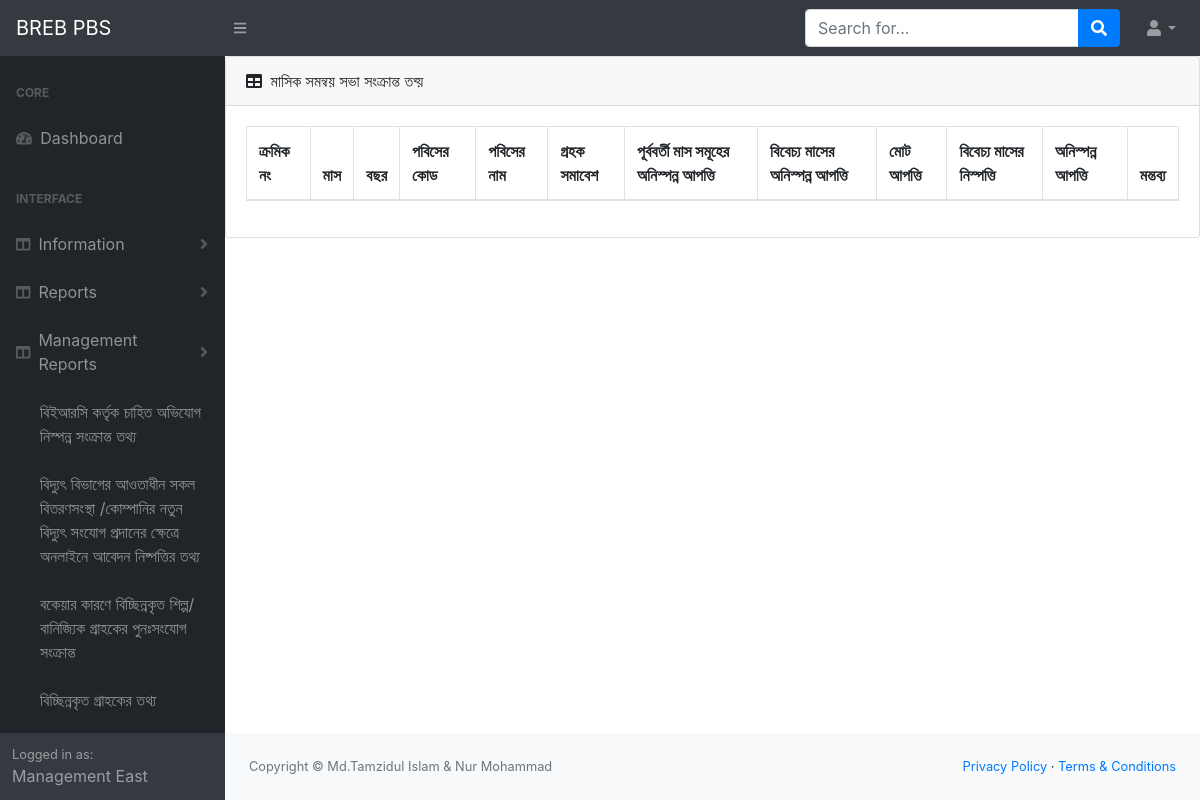
/m-monthly-coordination-meeting (signed in), run on an earlier commit of the app's database.
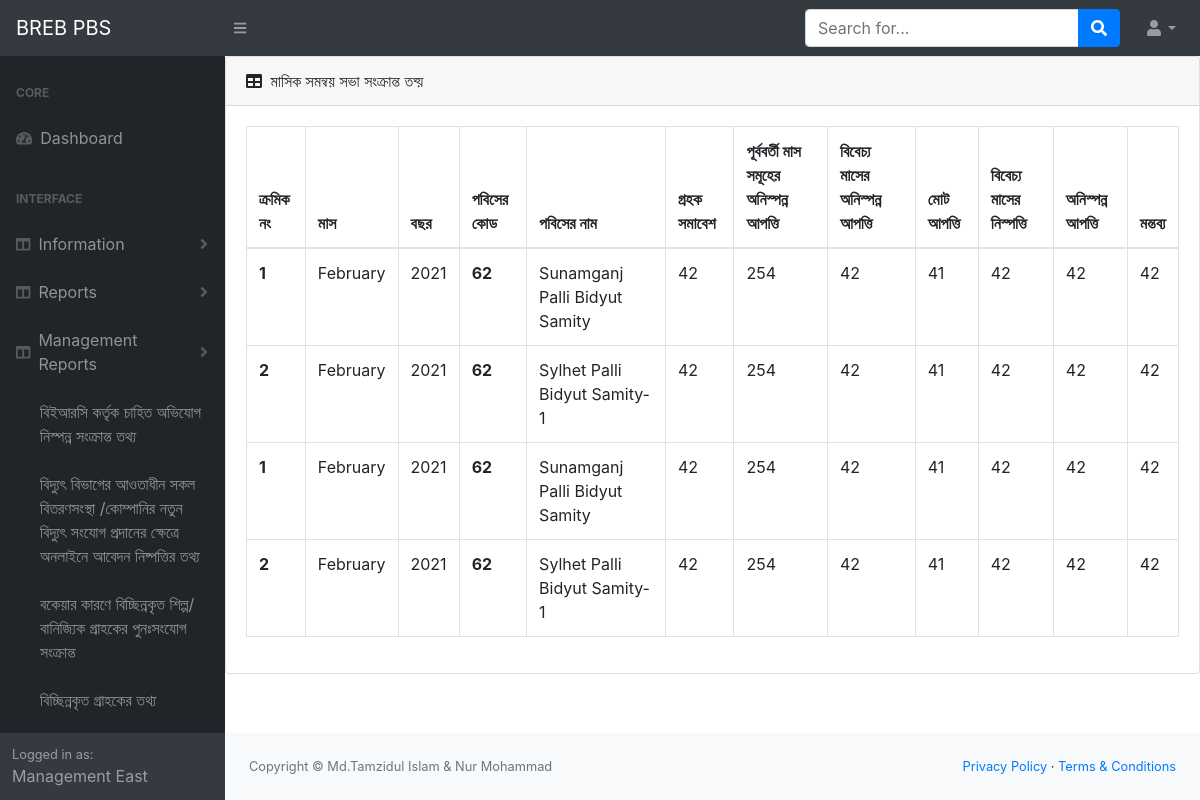
And on a later commit of the database.
### infoapp/models.py (models this page shows, shortened)
class PbsInfo(models.Model):
    user=models.OneToOneField(User, on_delete=models.CASCADE)
    pbs_name=models.CharField(max_length=50)
    pbs_name_benglai=models.CharField(max_length=50)
    pbs_code=models.IntegerField(blank=True, null= True)
    management_code=models.IntegerField(blank=True, null=True)
    address=models.TextField(blank=True, null=True)
    mobile_no=models.TextField(blank=True , null=True)

class MonthlyCoordinationMeetingInfo(models.Model):
    pbs_code=models.IntegerField(blank=True, null=True)
    management_code=models.IntegerField(blank=True,null=True)
    month=models.CharField(max_length=10, blank=True, null=True)
    year=models.CharField(max_length=10,blank=True, null=True)
    consumer_meeting_nos=models.CharField(max_length=250, blank=True,null=True)
    previous_month_unsolve_objection=models.CharField(max_length=250, blank=True, null=True)
    current_month_unsolve_objection=models.CharField(max_length=250, blank=True, null=True)
    total_objection=models.CharField(max_length=250, blank=True, null=True)
    current_month_solve_objection=models.CharField(max_length=250, blank=True, null=True)
    unsolve_objection=models.CharField(max_length=250, blank=True, null=True)
    remarks=models.TextField(max_length=250, blank=True, null=True)

### infoapp/views.py (the view)
# urls.py: path('m-monthly-coordination-meeting', views.m_monthly_coordination_meeting , name='m_monthly_coordination_meeting'),
def m_monthly_coordination_meeting(request):
    current_user=request.user
    user_id=current_user.id
    user_management_info=ManagementInfo.objects.get(user__pk=user_id)
    user_pbs_management_info=PbsInfo.objects.filter(management_code=user_management_info.management_code)
    my_data=MonthlyCoordinationMeetingInfo.objects.filter(management_code=user_management_info.management_code)
    context={'my_data':my_data,'user_pbs_management_info':user_pbs_management_info}
    return render(request, 'm_monthly_coordination_meeting.html',context)

### templates/m_monthly_coordination_meeting.html (shortened to what this page needs)
{% extends 'base.html'%}
{% block contentttttttttttt %}
{% block content %}
<div class="card mb-4">
  <div class="card-header">
      <i class="fas fa-table mr-1"></i>
      মাসিক সমন্বয় সভা সংক্রান্ত তথ্য়
  </div>
  <div class="card-body">
      <div class="table-responsive">
          <table class="table table-bordered" id="dataTable" width="100%" cellspacing="0">
              <thead>
                <tr>
                  <th scope="col">ক্রমিক নং</th>
                  <th scope="col">মাস</th>
                  <th scope="col">বছর</th>
                  <th scope="col">পবিসের কোড</th>
                  <th scope="col">পবিসের নাম</th>
                  <th scope="col">গ্রহক সমাবেশ </th>
                  <th scope="col">পূর্ববর্তী মাস সমূহের অনিস্পন্ন আপত্তি </th>
                  <th scope="col">বিবেচ্য মাসের অনিস্পন্ন আপত্তি </th>
                  <th scope="col">মোট আপত্তি </th>
                  <th scope="col">বিবেচ্য মাসের নিস্পত্তি</th>
                  <th scope="col">অনিস্পন্ন আপত্তি  </th>
                  <th scope="col">মন্তব্য</th>
                </tr>
              </thead>
              <tbody>
                {% for my_data in my_data%}
                {% for i in user_pbs_management_info%}
              <tr>
                <th>{{ forloop.counter }}</th>
                <td>{{ my_data.month }}</td>
                <td>{{ my_data.year }}</td>
                <th scope="row">{{ my_data.pbs_code }}</th>
                <td>{{ i.pbs_name }}</td>
                <td>{{ my_data.consumer_meeting_nos }}</td>
                <td>{{ my_data.previous_month_unsolve_objection }}</td>
                <td>{{ my_data.current_month_unsolve_objection }}</td>
                <td>{{ my_data.total_objection }}</td>
                <td>{{ my_data.current_month_solve_objection }}</td>
                <td>{{ my_data.unsolve_objection }}</td>
                <td>{{ my_data.remarks }}</td>
              </tr>
              {% endfor %}
              {% endfor %}
              </tbody>
          </table>
      </div>
  </div>
</div>
{% endblock %}
{% endblock %}

What changed in the data, as far as the page shows it:
added MonthlyCoordinationMeetingInfo: month "February", year "2021", pbs_code "62", consumer_meeting_nos "42", previous_month_unsolve_objection "254", current_month_unsolve_objection "42", total_objection "41", current_month_solve_objection "42", unsolve_objection "42", remarks "42"
now on this page (row edited): PbsInfo: pbs_name "Sunamganj Palli Bidyut Samity"
added PbsInfo: pbs_name "Sylhet Palli Bidyut Samity-1"
added MonthlyCoordinationMeetingInfo: month "February", year "2021", pbs_code "62", consumer_meeting_nos "42", previous_month_unsolve_objection "254", current_month_unsolve_objection "42", total_objection "41", current_month_solve_objection "42", unsolve_objection "42", remarks "42"
